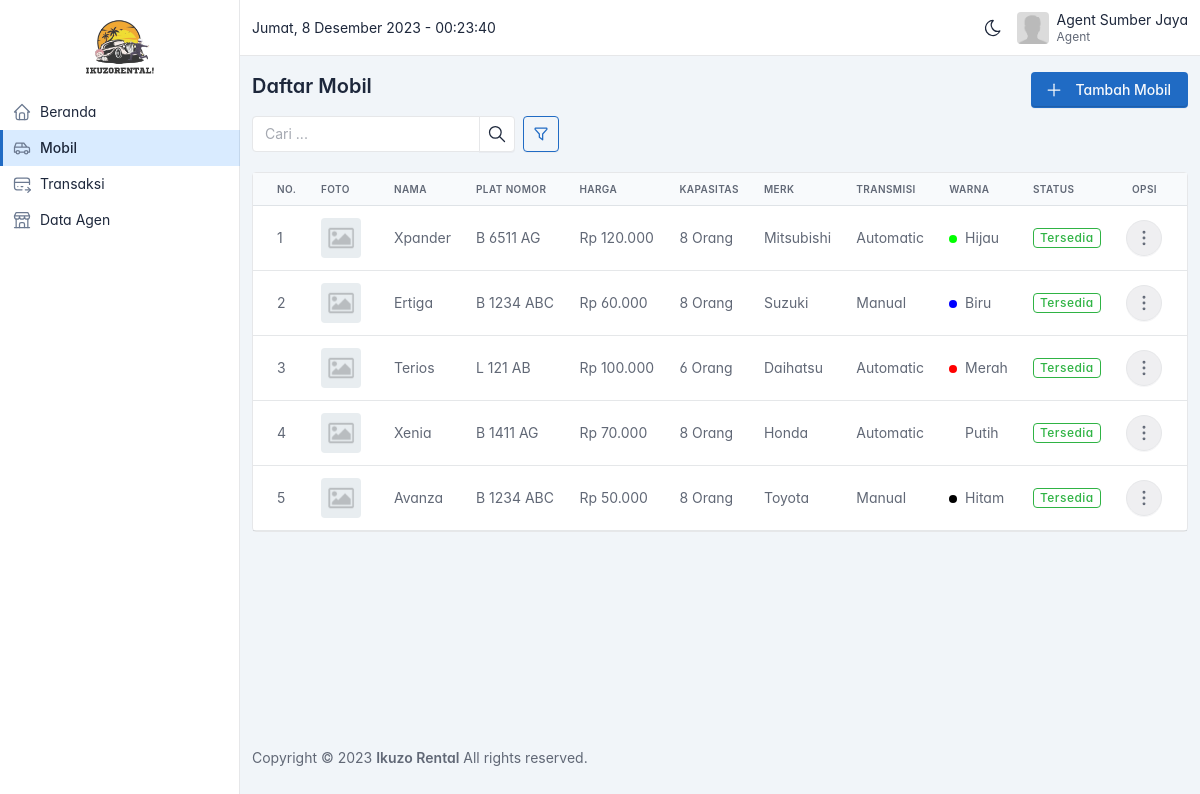
The page /agent/mobil.php (signed in) on the database its author committed.
### tables this page shows
CREATE TABLE `mobil` (
  `id` bigint(20) UNSIGNED NOT NULL,
  `agen_id` bigint(20) UNSIGNED NOT NULL,
  `merk_id` bigint(20) UNSIGNED NOT NULL,
  `jenis_id` bigint(20) UNSIGNED NOT NULL,
  `transmisi_id` bigint(20) UNSIGNED NOT NULL,
  `warna_id` bigint(20) UNSIGNED NOT NULL,
  `cc_id` bigint(20) UNSIGNED NOT NULL,
  `tipe_id` bigint(20) UNSIGNED NOT NULL,
  `nama` varchar(255) NOT NULL,
  `plat_nomor` varchar(255) NOT NULL,
  `tahun` varchar(255) DEFAULT NULL,
  `harga` bigint(20) NOT NULL,
  `kapasitas` int(11) NOT NULL,
  `foto` varchar(255) DEFAULT NULL,
  `status` varchar(255) NOT NULL DEFAULT 'available'
);

CREATE TABLE `merk_mobil` (
  `id` bigint(20) UNSIGNED NOT NULL,
  `nama` varchar(255) NOT NULL
);

CREATE TABLE `transmisi` (
  `id` bigint(20) UNSIGNED NOT NULL,
  `nama` varchar(255) NOT NULL
);

CREATE TABLE `warna` (
  `id` bigint(20) UNSIGNED NOT NULL,
  `nama` varchar(255) NOT NULL,
  `kode` varchar(255) NOT NULL
);

### helper/helpers.php (called while the page is built, shortened)
<?php
function asset($path)
{
  $request_uri = $_SERVER['REQUEST_URI'];
  $array = explode('/', $request_uri);
  $app_url = $array[0] . '/' . $array[1];
  return $app_url . '/assets/' . $path;
}
function format_rupiah($angka)
{
  $hasil_rupiah = "Rp " . number_format($angka, 0, ',', '.');
  return $hasil_rupiah;
}

### agent/mobil.php (the view, shortened to what this page needs)
<?php
include('partials/header.php');
$sortables = [
  'nama' => 'Nama',
  'harga' => 'Harga',
  'kapasitas' => 'Kapasitas',
  'tahun' => 'Tahun',
  'status' => 'Status',
  'merk_id' => 'Merk',
  'jenis_id' => 'Jenis',
  'transmisi_id' => 'Transmisi',
  'warna_id' => 'Warna',
  'cc_id' => 'CC',
  'tipe_id' => 'Tipe',
];
$agent_id = $_SESSION['user']['agen_id'];
$query = "
  SELECT
    mobil.*,
    merk_mobil.nama AS merk,
    jenis_mobil.nama AS jenis,
    transmisi.nama AS transmisi,
    warna.nama AS warna,
    warna.kode AS kode_warna
  FROM mobil
  JOIN merk_mobil ON merk_mobil.id = mobil.merk_id
  JOIN jenis_mobil ON jenis_mobil.id = mobil.jenis_id
  JOIN transmisi ON transmisi.id = mobil.transmisi_id
  JOIN warna ON warna.id = mobil.warna_id
  WHERE mobil.agen_id = $agent_id
";
if (isParamsExist(['sortby'])) {
  if (!array_key_exists($_GET['sortby'], $sortables)) {
    $_GET['sortby'] = 'id';
  } else {
    $sortby = $_GET['sortby'];
  }
  $order = getValidOrder($_GET['order'] ?? 'ASC');
  $query .= " ORDER BY $sortby $order";
} else {
  $query .= " ORDER BY id DESC";
}
$result = $conn->query($query);
$cars = $result->fetch_all(MYSQLI_ASSOC);
?>
<div class="page-header d-print-none mt-2">
  <div class="container-xl">
    <div class="row g-2 align-items-center">
      <div class="col">
        <h3 class="page-title">
          Daftar Mobil
        </h3>
      </div>
      <div class="col-auto ms-auto d-print-none mt-3">
        <div class="btn-list d-flex">
          <a href="tambah-mobil.php" class="btn btn-primary d-none d-sm-inline-block" id="btnAdd">
            Tambah Mobil
          </a>
        </div>
      </div>
    </div>
    <div class="row g-2 align-items-center">
      <div class="col col-sm-8 col-md-6 col-xl-4 mt-3 d-flex">
        <div class="input-group me-2">
          <input type="text" class="form-control" placeholder="Cari ..." id="inputSearch" value="<?= $_GET['q'] ?? '' ?>">
          <button class="btn btn-icon" type="button" id="btnSearch">
          </button>
        </div>
        <a href="#" class="btn btn-outline-primary btn-icon" data-bs-toggle="modal" data-bs-target="#modal-option">
        </a>
      </div>
    </div>
  </div>
</div>
<div class="page-body">
  <div class="container-xl">
    <div class="row">
      <div class="col">
        <div class="card">
          <div class="table-responsive">
            <table class="table card-table table-vcenter text-nowrap datatable">
              <thead>
                <tr>
                  <th>No.</th>
                  <th>Foto</th>
                  <th>Nama</th>
                  <th>Plat Nomor</th>
                  <th>Harga</th>
                  <th>Kapasitas</th>
                  <th>Merk</th>
                  <th>Transmisi</th>
                  <th>Warna</th>
                  <th>Status</th>
                  <th class="text-center">Opsi</th>
                </tr>
              </thead>
              <tbody>
                <?php foreach ($cars as $index => $car) : ?>
                  <tr class="text-muted">
                    <td>
                      <?= $index + 1 ?>
                    </td>
                    <td>
                      <a class="avatar me-2 image-preview cursor-pointer" data-fslightbox="image-<?= $index + 1 ?>" href="<?= asset($car['foto'] != '' ? $car['foto'] : 'images/default.png') ?>" style="background-image: url(<?= asset($car['foto'] != '' ? $car['foto'] : 'images/default.png') ?>)">
                      </a>
                    </td>
                    <td>
                      <span <?= add_title_tooltip($car['nama'], 24) ?>>
                        <?= mb_strimwidth($car['nama'], 0, 24, '...') ?>
                      </span>
                    </td>
                    <td>
                      <span <?= add_title_tooltip($car['plat_nomor'], 24) ?>>
                        <?= mb_strimwidth($car['plat_nomor'], 0, 24, '...') ?>
                      </span>
                    </td>
                    <td>
                      <?= format_rupiah($car['harga']) ?>
                    </td>
                    <td>
                      <?= $car['kapasitas'] ?> Orang
                    </td>
                    <td>
                      <?= $car['merk'] ?>
                    </td>
                    <td>
                      <?= $car['transmisi'] ?>
                    </td>
                    <td>
                      <span class="badge me-1" style="background-color: <?= $car['kode_warna'] ?>;"></span>
                      <?= $car['warna'] ?>
                    </td>
                    <td>
                      <span class="badge badge-outline text-<?= $car['status'] == 'available' ? 'green' : 'pink' ?>">
                        <?= $car['status'] == 'available' ? 'Tersedia' : 'Tidak Tersedia' ?>
                      </span>
                    </td>
                    <td>
                      <div class="d-flex justify-content-center">
                        <button class="btn btn-icon btn-pill bg-muted-lt" data-bs-toggle="dropdown" aria-expanded="false" title="Lainnya">
                        </button>
                      </div>
                    </td>
                  </tr>
                <?php endforeach ?>
              </tbody>
            </table>
          </div>
        </div>
      </div>
    </div>
  </div>
</div>
<?php include('partials/footer.php') ?>

### agent/partials/header.php (style rules this page uses)
body { font-feature-settings: "cv03", "cv04", "cv11"; }

### agent/mobil.php (style rules this page uses)
.image-preview { background-color: transparent; }

### rows shown on the page
mobil: nama "Xpander", plat_nomor "B 6511 AG", harga "Rp 120.000", kapasitas "8", merk.nama "Mitsubishi", transmisi.nama "Automatic", warna.nama "Hijau", status "Tersedia"
mobil: nama "Ertiga", plat_nomor "B 1234 ABC", harga "Rp 60.000", kapasitas "8", merk.nama "Suzuki", transmisi.nama "Manual", warna.nama "Biru", status "Tersedia"
mobil: nama "Terios", plat_nomor "L 121 AB", harga "Rp 100.000", kapasitas "6", merk.nama "Daihatsu", transmisi.nama "Automatic", warna.nama "Merah", status "Tersedia"
mobil: nama "Xenia", plat_nomor "B 1411 AG", harga "Rp 70.000", kapasitas "8", merk.nama "Honda", transmisi.nama "Automatic", warna.nama "Putih", status "Tersedia"
mobil: nama "Avanza", plat_nomor "B 1234 ABC", harga "Rp 50.000", kapasitas "8", merk.nama "Toyota", transmisi.nama "Manual", warna.nama "Hitam", status "Tersedia"

### other values the page prints
mb_strimwidth($_SESSION['user']['nama'], 0, 24, '...') "Agent Sumber Jaya"
$_SESSION['user']['role'] "Agent"
